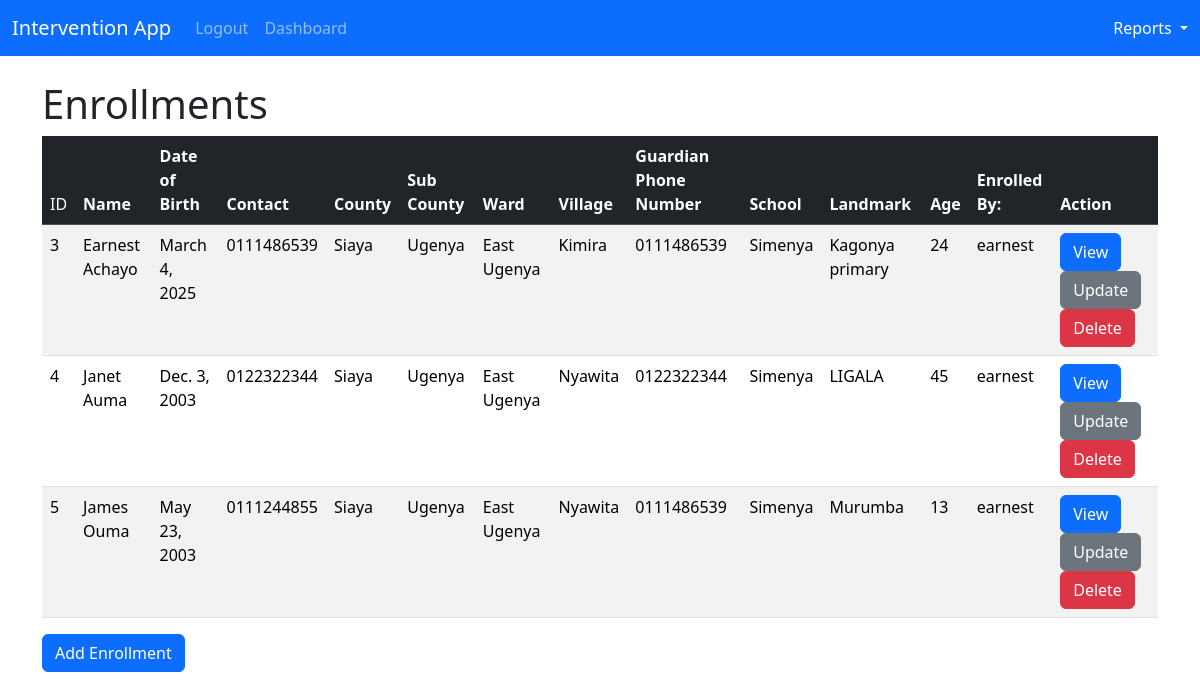
Page / (signed in) on the earlier database version.
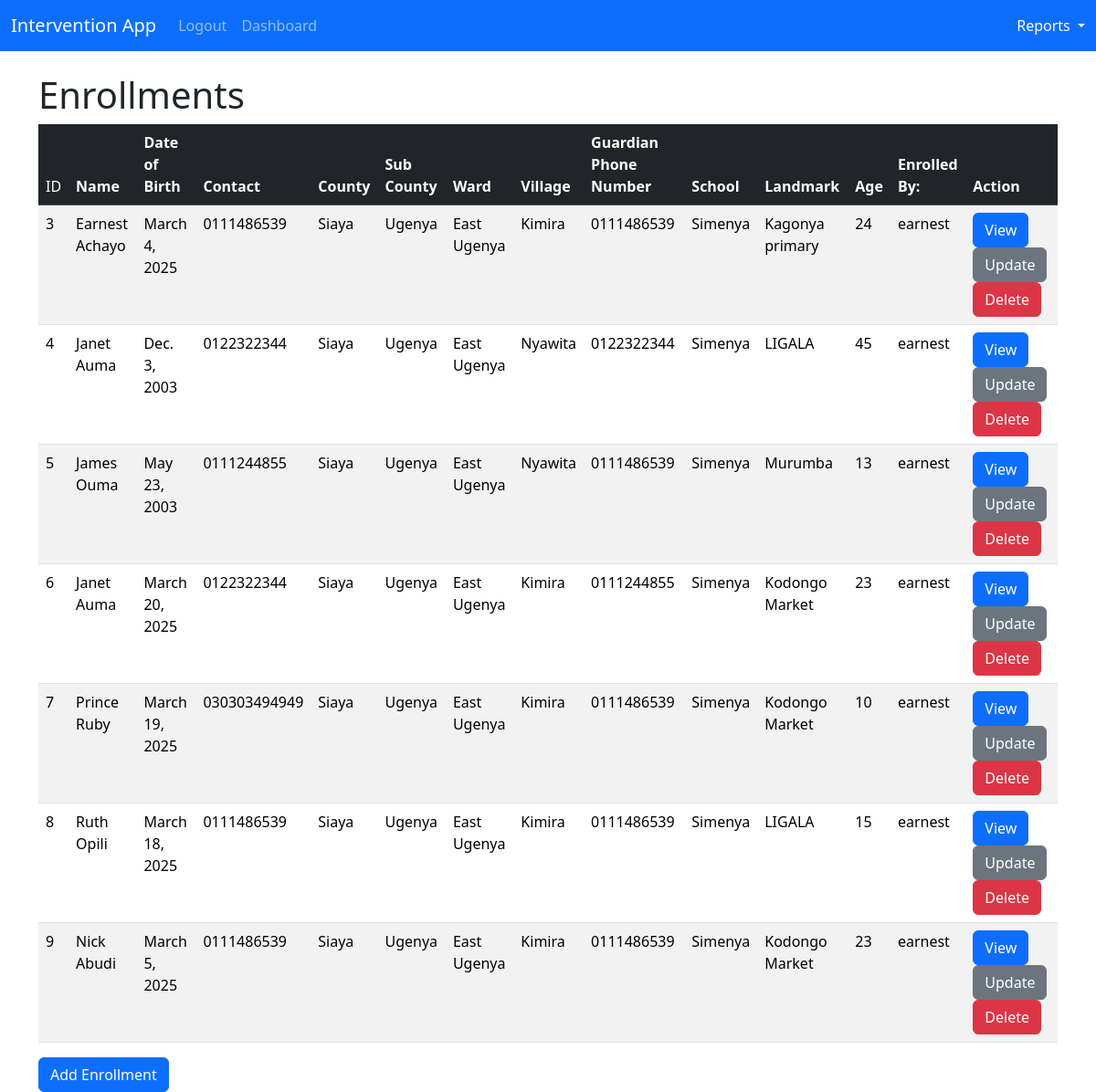
Same page on the later database version.
### intervention_app/models.py (models this page shows, shortened)
class Enrollment(models.Model):
    name = models.CharField(max_length=100)
    date_of_birth = models.DateField()
    contact_phone = models.CharField(max_length=12)
    county = models.CharField(max_length=100)
    sub_county = models.CharField(max_length=100)
    ward = models.CharField(max_length=100)
    village = models.CharField(max_length=100)
    guadian_phone_number = models.CharField(max_length=12)
    school= models.CharField(max_length=100)
    landmark= models.CharField(max_length=100)
    age = models.IntegerField()
    user = models.ForeignKey(User, on_delete=models.CASCADE)

### intervention_app/views.py (the view)
# urls.py: path('', views.home, name='home'),
def home(request):
    enrollments = Enrollment.objects.all()
    if request.method == "POST":
        username = request.POST['username']
        password = request.POST['password']
        user = authenticate(request, username=username, password=password)
        if user is not None:
            login(request, user)
            messages.success(request, "You have successfully Logged In!")
            return redirect('home')
        else:
            messages.success(request, "Username or password is incorrect, please try again!")
            return redirect('home')
    else:
        return render(request, 'home.html', {'enrollments': enrollments})

### intervention_app/templates/home.html (shortened to what this page needs)
{% extends 'base.html' %} {% block content %} {% if user.is_authenticated %}
<h1>Enrollments</h1>
<table class="table table-striped">
  <thead class="table-dark">
    <tr>
      <td scope="col">ID</th>
      <th scope="col">Name</th>
      <th scope="col">Date of Birth</th>
      <th scope="col">Contact</th>
      <th scope="col">County</th>
      <th scope="col">Sub County</th>
      <th scope="col">Ward</th>
      <th scope="col">Village</th>
      <th scope="col">Guardian Phone Number</th>
      <th scope="col">School</th>
      <th scope="col">Landmark</th>
      <th scope="col">Age</th>
      <th scope="col">Enrolled By:</th>
      <th scope="col">Action</th>
    </tr>
  </thead>
  <tbody>
    {% if enrollments %} {% for enrollment in enrollments %}
    <tr>
      <td scope="row">{{enrollment.id}}</td>
      <td>{{enrollment.name}}</td>
      <td>{{enrollment.date_of_birth}}</td>
      <td>{{enrollment.contact_phone}}</td>
      <td>{{enrollment.county}}</td>
      <td>{{enrollment.sub_county}}</td>
      <td>{{enrollment.ward}}</td>
      <td>{{enrollment.village}}</td>
      <td>{{enrollment.guadian_phone_number}}</td>
      <td>{{enrollment.school}}</td>
      <td>{{enrollment.landmark}}</td>
      <td>{{enrollment.age}}</td>
      <td>{{enrollment.user}}</td>
      <td><a href="{%url 'ayp_enrollment_record' enrollment.id%}" class="btn btn-primary">View</a><a
        href="{%url 'update_ayp_enrollment_record' enrollment.id%}"
        class="btn btn-secondary"
        >Update</a
      >
      <a
        href="{%url 'delete_ayp_enrollment_record' enrollment.id%}"
        class="btn btn-danger"
        >Delete</a
      >
    </tr>
    {% endfor %} {% endif %}
  </tbody>
</table>
<a href="{% url 'add_enrollment' %}" class="btn btn-primary">Add Enrollment</a>
{% endif %} {% endblock %}

Differences in the rows shown:
added Enrollment: id "6", name "Janet Auma", date_of_birth "March 20, 2025", contact_phone "0122322344", county "Siaya", sub_county "Ugenya", ward "East Ugenya", village "Kimira", guadian_phone_number "0111244855", school "Simenya", landmark "Kodongo Market", age "23", user "earnest"
added Enrollment: id "7", name "Prince Ruby", date_of_birth "March 19, 2025", contact_phone "030303494949", county "Siaya", sub_county "Ugenya", ward "East Ugenya", village "Kimira", guadian_phone_number "0111486539", school "Simenya", landmark "Kodongo Market", age "10", user "earnest"
added Enrollment: id "8", name "Ruth Opili", date_of_birth "March 18, 2025", contact_phone "0111486539", county "Siaya", sub_county "Ugenya", ward "East Ugenya", village "Kimira", guadian_phone_number "0111486539", school "Simenya", landmark "LIGALA", age "15", user "earnest"
added Enrollment: id "9", name "Nick Abudi", date_of_birth "March 5, 2025", contact_phone "0111486539", county "Siaya", sub_county "Ugenya", ward "East Ugenya", village "Kimira", guadian_phone_number "0111486539", school "Simenya", landmark "Kodongo Market", age "23", user "earnest"
